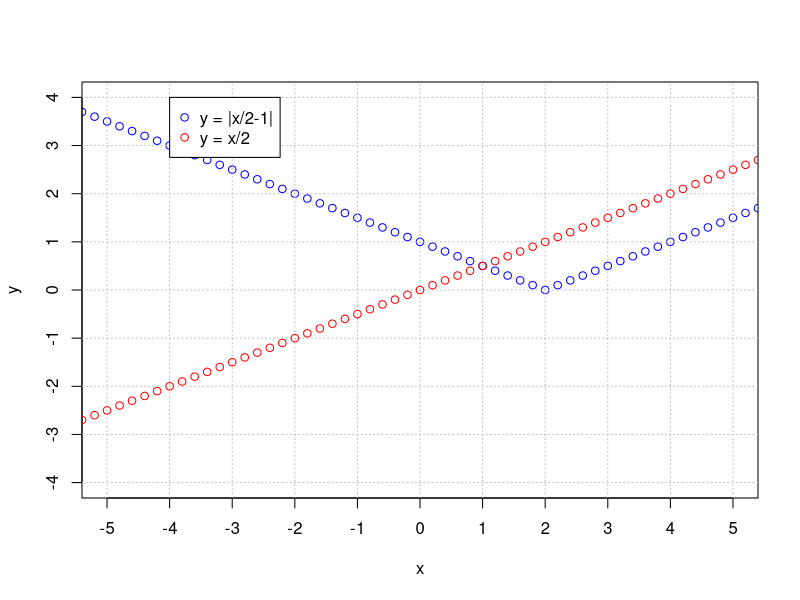

Source code (R):
setwd(dirname(rstudioapi::getActiveDocumentContext()$path))
print(getwd())


x = seq(-100,100,0.2)
y = abs(x/2-1)
y1 = (x/2)

rx = c(-5,5)
ry = c(-4,4)

nx = diff(rx)
ny = diff(ry)

plot(x, y, type = 'p', col = 'blue',
     xlim = rx,
     ylim = ry,
     xaxp=c(rx, diff(rx)),
     yaxp=c(ry, diff(ry)),
)
abline(v = seq(rx[1], rx[2]), col = "gray", lty = "dotted")
abline(h = seq(ry[1], ry[2]), col = "gray", lty = "dotted")
lines(x, y1, type = 'p', col = 'red', xlim = rx, ylim=ry, xaxp=c(rx, diff(rx)), yaxp=c(ry, diff(ry)))


legend(x = -4, y = 4,
       legend = c("y = |x/2-1|", "y = x/2"),  # Nazwy funkcji
       col = c("blue", "red"),           # Kolory odpowiadające funkcjom
       pch = 1)
